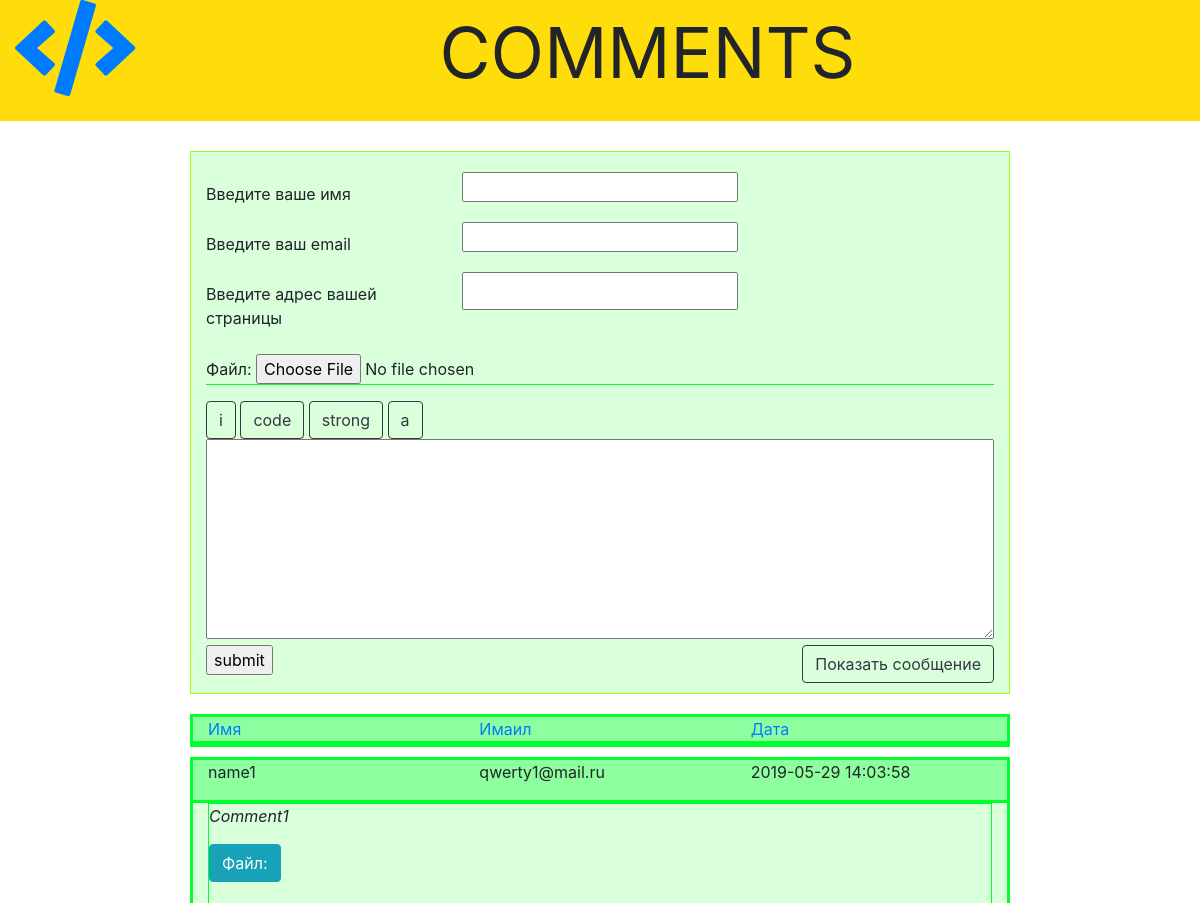
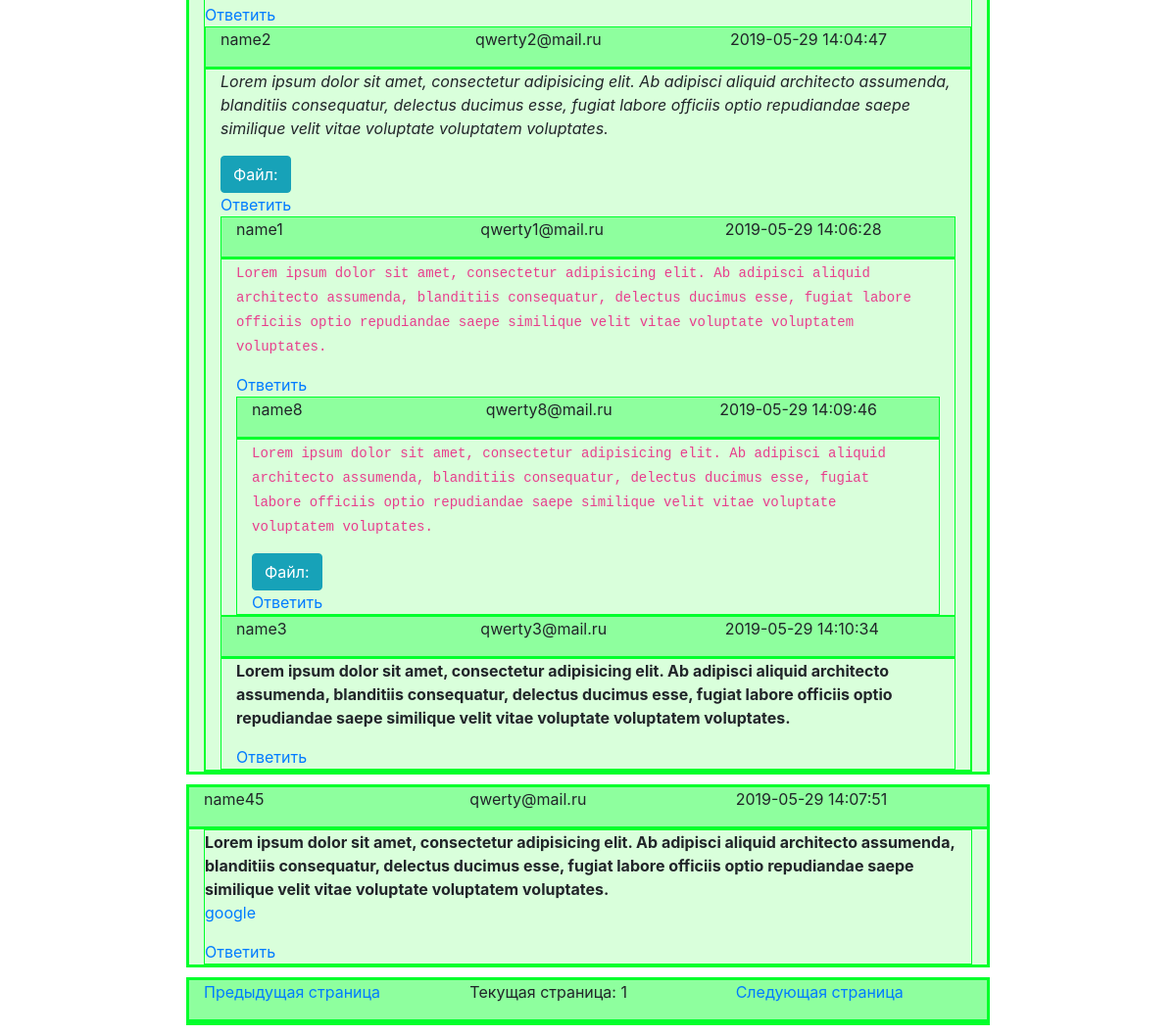
The page / on the database its author committed (2 pictures, top to bottom).
### tables this page shows
CREATE TABLE `all_comments` (
  `id` int(11) NOT NULL,
  `parent_id` int(11) NOT NULL DEFAULT '0',
  `path` text NOT NULL,
  `name` varchar(50) NOT NULL,
  `e_mail` varchar(50) NOT NULL,
  `home_page` varchar(50) NOT NULL,
  `text` text NOT NULL,
  `ip` text NOT NULL,
  `brouser` text NOT NULL,
  `img_type` varchar(8) NOT NULL,
  `c_date` timestamp NOT NULL DEFAULT CURRENT_TIMESTAMP
);

### controllers/controller.php (called while the page is built, shortened)
<?php
include_once ROOT.'/components/Replies.php';
include_once ROOT . '/model/Comments.php';
$page = htmlspecialchars($_GET['page']);
Pagination::getCurrentPage($page);
$allComments = Comments::getAllComments();
$commentIds = [];
foreach ($allComments as $comment){
    array_push($commentIds,$comment['id']);
}
$allReplies = Comments::getCommentsRepliesByCommentId($commentIds);
$option['userName'] = false;
$option['e_mail'] = false;
$option['parent_id'] = false;
$option['path'] = false;
$option['home_page'] = false;
$option['text'] = false;
$option['ip'] = false;
$option['brouser'] = false;
?>

### model/Comments.php (called while the page is built, shortened)
<?php
class Comments{
    static $SHOW_COMMENTS_BY_DEFAULT =25;
    public static function getAllComments(){
        $db = Db::getConnection();
        $sql = 'SELECT * FROM all_comments WHERE parent_id = 0 ORDER BY '.$_SESSION['actualSort'].' LIMIT '.self::$SHOW_COMMENTS_BY_DEFAULT.' OFFSET '.$_SESSION['page'];
        $result = $db->prepare($sql);
        $result->execute();
        $i =0;
        $allComments = array();
        while($row = $result->fetch()){
            $allComments[$i]['id'] =$row['id'];
            $allComments[$i]['name'] =$row['name'];
            $allComments[$i]['text'] =$row['text'];
            $allComments[$i]['c_date'] =$row['c_date'];
            $allComments[$i]['e_mail'] =$row['e_mail'];
            $allComments[$i]['path'] =$row['path'];
            $allComments[$i]['parent_id'] =$row['parent_id'];
            $allComments[$i]['img_type'] =$row['img_type'];
            $i++;
        }
        return $allComments;
    }
    public static function getCommentsRepliesByCommentId($commentsIds){
        $commentsIds = implode(',',$commentsIds);
        $db = Db::getConnection();
        $sql = "SELECT * FROM all_comments WHERE parent_id IN ($commentsIds) ORDER BY path" ;
        $result = $db->query($sql);
        $result->setFetchMode(PDO::FETCH_ASSOC);
        $i = 0;
        $replies = array();
        while ($row = $result->fetch()) {
            $replies[$i]['id'] =$row['id'];
            $replies[$i]['name'] =$row['name'];
            $replies[$i]['text'] =$row['text'];
            $replies[$i]['c_date'] =$row['c_date'];
            $replies[$i]['path'] =$row['path'];
            $replies[$i]['parent_id'] =$row['parent_id'];
            $replies[$i]['e_mail'] =$row['e_mail'];
            $replies[$i]['img_type'] =$row['img_type'];
            $i++;
        }
        return $replies;
    }
    public static function countAllComments(){
        $db = Db::getConnection();
        $sql = 'SELECT * FROM all_comments WHERE parent_id = 0';
        $result = $db->prepare($sql);
        $result->execute();
        $i =0;
        while($row = $result->fetch()){
            $i++;
        }
        return $i;
    }
}
?>

### components/Pagination.php (called while the page is built, shortened)
<?php
class Pagination
{
    public static function getCurrentPage($action){
        $max = Comments::countAllComments();
    }
}

### index.php (the view, shortened to what this page needs)
<?php include_once 'controllers/controller.php' ?>
<?php include_once 'view/header.php'?>
<div class="container-add-comment row">
    <div class="col"></div>
    <div class="add-comment col-8">
        <form method="post" action="index.php" enctype="multipart/form-data">
            <div class="row form-slide">
                <label class="col">Введите ваше имя</label>
                <input class="col" type="text" name="userName" value="<?php echo $option['userName']?>" required>
                <div class="col"></div>
            </div>
            <div class="row form-slide">
                <label class="col">Введите ваш email</label>
                <input class="col" type="email" name="e_mail" value="<?php echo $option['e_mail']?>" required>
                <div class="col"></div>
            </div>
            <div class="row form-slide">
                <label class="col">Введите адрес вашей страницы</label>
                <input class="col" type="text" name="home_page" value="<?php echo $option['home_page']?>" >
                <div class="col"></div>
            </div>
            <div class="row form-slide">
                <div class="col">
                    <div class="g-recaptcha" data-sitekey="6Lepu6UUAAAAAE-YKhxU4x7JSoO57pxragHc4k7D"></div><br>
                </div>
                <div class="col"></div>
            </div>
            <div>
                <span>Файл:</span>
                <input type="file" name="image" placeholder="" value="">
            </div>
            <hr>
            <span class="btn btn-outline-dark btn-i" onclick="document.getElementById('textarea1').value += '<i></i>'">i</span>
            <span class="btn btn-outline-dark" onclick="document.getElementById('textarea1').value += '<code></code>'">code</span>
            <span class="btn btn-outline-dark" onclick="document.getElementById('textarea1').value += '<strong></strong>'">strong</span>
            <span class="btn btn-outline-dark" onclick="document.getElementById('textarea1').value += '<a href=&quot&quot title=&quot&quot></a>'">a</span>
            <textarea id="textarea1" class="textarea" name="message" value="" required><?php echo $option['text']?></textarea><br>
            <input type="submit" value="submit" name="submit">
            <span class="btn btn-outline-dark btn-show" >Показать сообщение</span>
        </form>
    </div>
    <div class="col"></div>
</div>
<div class="comments">
        <div class="full-comment row" >
            <div class="col"></div>
            <div class="comment col-8">
                <div class="comment-head row">
                    <div class="col"> <a href="index.php?sort=name">Имя</a></div>
                    <div class="col"> <a href="index.php?sort=e_mail">Имаил</a></div>
                    <div class="col"> <a href="index.php?sort=c_date">Дата</a></div>
                </div>
            </div>
            <div class="col"></div>
        </div>
</div>
<div class="comments">
    <?php foreach ($allComments as $comment): ?>
    <div class="full-comment row" >
        <div class="col"></div>
        <div class="comment col-8">
            <div class="comment-head row">
                <p class="col"><?php echo $comment['name'];?></p>
                <p class="col"><?php echo $comment['e_mail'];?></p>
                <p class="col"><?php echo $comment['c_date'];?>
                </p>
            </div>
            <div class="comment-text" >
                <p><?php echo $comment['text'];?></p>
                <?php if (is_file('upload/images/'.$comment['id'].'.'.$comment['img_type'])): ?>
                    <button class="btn btn-info">Файл:</button><br>
                    <?php if ($comment['img_type'] == 'txt'): ?>
                        <pre class="media-file visible1"> <?php echo file_get_contents('upload/images/'.$comment['id'].'.'.$comment['img_type'])?></pre>
                    <?php else: ?>
                         <img class="media-file visible1" src="<?php echo 'upload/images/'.$comment['id'].'.'.$comment['img_type']; ?>" width="320" height="240" alt="lorem"><br>
                    <?php endif; ?>
                 <?php endif; ?>
                <a href="index.php?commentId=<?php echo $comment['id']?>">Ответить</a>
                <?php $rep->showReplies($comment['id'], $allReplies); ?>
            </div>
        </div>
        <div class="col"></div>
    </div>
    <?php endforeach; ?>
    <div class="comments">
        <div class="full-comment row" >
            <div class="col"></div>
            <div class="comment col-8">
                <div class="comment-head row">
                    <a href="index.php?page=prev" class="col">Предыдущая страница</a>
                    <p class="col">Текущая страница:<?php echo ' '.(($_SESSION['page']/ Comments::$SHOW_COMMENTS_BY_DEFAULT)+1);?></p>
                    <a href="index.php?page=next" class="col">Следующая страница</a>
                </div>
            </div>
            <div class="col"></div>
        </div>
    </div>
<?php include_once 'view/footer.php'?>

### view/header.php (shortened to what this page needs)
<!doctype html>
<html lang="en">
<head>
    <link rel="stylesheet" href="../template/css/main.css">
    <link rel="stylesheet" href="../template/css/animate.css">
    <link rel="stylesheet" href="https://use.fontawesome.com/releases/v5.8.2/css/all.css">
    <link rel="stylesheet" href="https://stackpath.bootstrapcdn.com/bootstrap/4.3.1/css/bootstrap.min.css">
</head>
<body>
<header>
    <div class="row">
    <div class="header-icon col-"><a href="index.php?sort=id"><i class="fas fa-code fa-6x icon1"></i></a></div>
            <div class="header-velcome col-10">
                <p>Comments</p>
            </div>
    </div>
</header>

### components/Replies.php
<?php
class Replies
{
    var $resllt = '';
    var $i =0;
    public function showReplies($id, $allReplies){
        $this->resllt = '';
        $currentReplies = false;
        for ($i =0 ; $i< count($allReplies); $i++){
            if ($allReplies[$i]['parent_id'] == $id){
                $currentReplies[$i]['path'] = explode ('.' ,$allReplies[$i]['path']);
                $currentReplies[$i]['parent_id'] = $allReplies[$i]['parent_id'];
                $currentReplies[$i]['name'] = $allReplies[$i]['name'];
                $currentReplies[$i]['text'] = $allReplies[$i]['text'];
                $currentReplies[$i]['c_date'] = $allReplies[$i]['c_date'];
                $currentReplies[$i]['path2'] = $allReplies[$i]['path'];
                $currentReplies[$i]['e_mail'] = $allReplies[$i]['e_mail'];
                $currentReplies[$i]['id'] = $allReplies[$i]['id'];
                $currentReplies[$i]['img_type'] = $allReplies[$i]['img_type'];
            }
        }
        if ($currentReplies != false){
            foreach($currentReplies as $element) {
                if(!empty($element)){
                    $currentReplies2[] = $element;
                }
            }
            $this->addReply($currentReplies2, $this->i);
        }
        return $currentReplies2;
    }
    public function addReply($currentReplies, $i){
        for (; $i<count($currentReplies); $i++){
        $this->resllt = $this->resllt. '<div class="comment-text col-12">'.
                        '<div class="comment-head row">'.
                            '<p class="col">'.$currentReplies[$i]['name'].'</p>'.
                            '<p class="col">'.$currentReplies[$i]['e_mail'].'</p>'.
                                '<p class="col">'.$currentReplies[$i]['c_date'].'</p>'.
                                    '</div>'.
                                        '<p>'.$currentReplies[$i]['text'].'</p>';
        if (is_file('upload/images/'.$currentReplies[$i]['id'].'.'.$currentReplies[$i]['img_type'])){
            $this->resllt = $this->resllt.'<button class="btn btn-info">Файл:</button><br>';
            if ($currentReplies[$i]['img_type'] == 'txt'){
                $this->resllt = $this->resllt.'<pre class="media-file visible1">'.file_get_contents('upload/images/'.$currentReplies[$i]['id'].'.'.$currentReplies[$i]['img_type']).'</pre>';
            }else{
                $this->resllt = $this->resllt.'<img class="media-file visible1" src="upload/images/'.$currentReplies[$i]['id'].'.'.$currentReplies[$i]['img_type'].'" width="320" height="240" alt="lorem"><br>';
            }
        }
            $this->resllt = $this->resllt . '<a href="../index.php?commentId='.$currentReplies[$i]['id'].'">Ответить</a>';
            if (count($currentReplies[$i+1]['path']) == false){
                $this->resllt = $this->resllt.'</div>';
            }
            if (count($currentReplies[$i+1]['path']) > count($currentReplies[$i]['path'])){
            } elseif (count($currentReplies[$i+1]['path']) == count($currentReplies[$i]['path'])){
                $this->resllt = $this->resllt.'</div>';
            }elseif (count($currentReplies[$i+1]['path']) < count($currentReplies[$i]['path']) and count($currentReplies[$i+1]['path']) !=0){
                $j = count($currentReplies[$i]['path']) - count($currentReplies[$i+1]['path'])+1;
                for ($k=0; $k<$j;$k++){
                    $this->resllt = $this->resllt.'</div>';
                }
            }elseif (count($currentReplies[$i+1]['path']) ==0 AND count($currentReplies[$i]['path']) !=1){
                $j = count($currentReplies[$i]['path'])-1;
                for ($k=0; $k<$j;$k++){
                    $this->resllt = $this->resllt.'</div>';
                }
            }
        }
        echo $this->resllt;
    }
}

### view/footer.php (shortened to what this page needs)
</body>
</html>

### template/css/main.css (style rules this page uses)
.header-icon { display: inline-block; margin-left: 30px; }
.header-velcome { display: inline-block; text-transform: uppercase; font-size: 70px; text-align: center; }
header { background-color: #ffdd0b; margin-bottom: 30px; }
.container-add-comment { margin-bottom: 20px; }
.add-comment { border: 1px solid #9eff0f; background-color: rgba(0, 255, 18, 0.15); padding-bottom: 10px; }
.add-comment label { margin-top: 10px; margin-bottom: -20px; }
.add-comment hr { margin-top: 0px; background-color: #00ff2c; height: 1px; border: 0; }
.add-comment textarea { width: 100%; height: 200px; }
div .comment { background-color: rgba(0, 255, 18, 0.15); border: 3px solid #00ff2c; }
.comment-head { border-bottom: 3px solid #00ff2c; background-color: rgba(0, 255, 44, 0.35); }
.comment-text { border: 1px solid #00ff2c; }
.full-comment { margin-bottom: 10px; }
.form-slide { margin-top: 20px; }
.btn-show { float: right; display: inline-block; }

### rows shown on the page
all_comments: name "name1", e_mail "qwerty1@mail.ru", c_date "2019-05-29 14:03:58", text "Comment1"
all_comments: name "name2", e_mail "qwerty2@mail.ru", c_date "2019-05-29 14:04:47", text "Lorem ipsum dolor sit amet, consectetur adipisicing elit. Ab adipisci aliquid architecto assumenda, blanditiis consequatur, delectus ducimus esse, fugiat labore officiis optio repudiandae saepe similique velit vitae voluptate voluptatem voluptates."
all_comments: name "name1", e_mail "qwerty1@mail.ru", c_date "2019-05-29 14:06:28", text "Lorem ipsum dolor sit amet, consectetur adipisicing elit. Ab adipisci aliquid architecto assumenda, blanditiis consequatur, delectus ducimus esse, fugiat labore officiis optio repudiandae saepe similique velit vitae voluptate voluptatem voluptates."
all_comments: name "name8", e_mail "qwerty8@mail.ru", c_date "2019-05-29 14:09:46", text "Lorem ipsum dolor sit amet, consectetur adipisicing elit. Ab adipisci aliquid architecto assumenda, blanditiis consequatur, delectus ducimus esse, fugiat labore officiis optio repudiandae saepe similique velit vitae voluptate voluptatem voluptates."
all_comments: name "name3", e_mail "qwerty3@mail.ru", c_date "2019-05-29 14:10:34", text "Lorem ipsum dolor sit amet, consectetur adipisicing elit. Ab adipisci aliquid architecto assumenda, blanditiis consequatur, delectus ducimus esse, fugiat labore officiis optio repudiandae saepe similique velit vitae voluptate voluptatem voluptates."
all_comments: name "name45", e_mail "qwerty@mail.ru", c_date "2019-05-29 14:07:51", text "Lorem ipsum dolor sit amet, consectetur adipisicing elit. Ab adipisci aliquid architecto assumenda, blanditiis consequatur, delectus ducimus esse, fugiat labore officiis optio repudiandae saepe similique velit vitae voluptate voluptatem voluptates. google"
